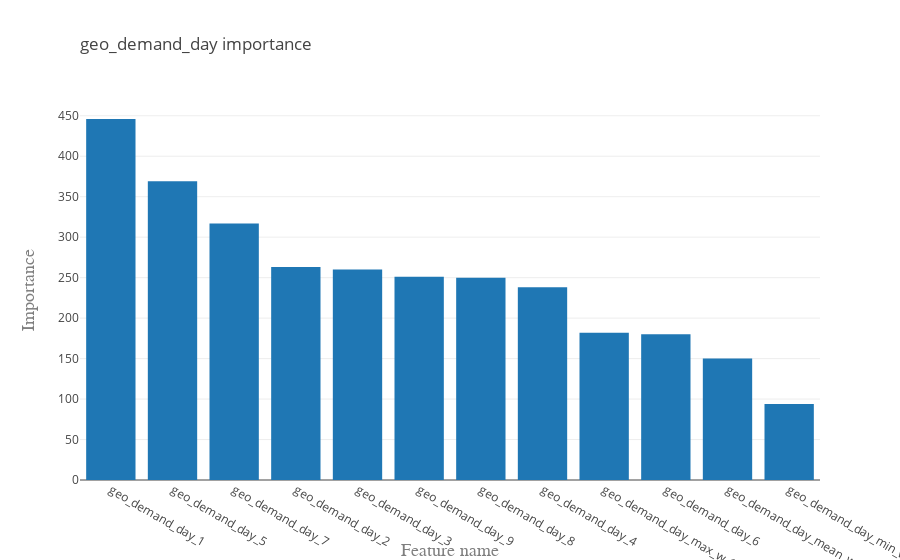

This figure's notebook cell:
### Code cell
selected_feature = check_effect_count(df, "geo_demand_day")

### Figure 1 — Plotly figure (JSON) as saved in the notebook; plotly's stock layout.template omitted (floating-point values rounded to 4 significant figures)
{"data": [{"type": "bar", "uid": "95ff2440-b0de-4804-9a38-e4ba89895137", "x": ["geo_demand_day_1", "geo_demand_day_5", "geo_demand_day_7", "geo_demand_day_2", "geo_demand_day_3", "geo_demand_day_9", "geo_demand_day_8", "geo_demand_day_4", "geo_demand_day_max_w_1_6", "geo_demand_day_6", "geo_demand_day_mean_w_1_6", "geo_demand_day_min_w_1_6"], "y": [446, 369, 317, 263, 260, 251, 250, 238, 182, 180, 150, 94]}], "layout": {"title": {"text": "geo_demand_day importance", "x": 0, "xref": "paper"}, "xaxis": {"title": {"font": {"color": "#7f7f7f", "family": "Courier New, monospace", "size": 18}, "text": "Feature name"}}, "yaxis": {"title": {"font": {"color": "#7f7f7f", "family": "Courier New, monospace", "size": 18}, "text": "Importance"}}}}
